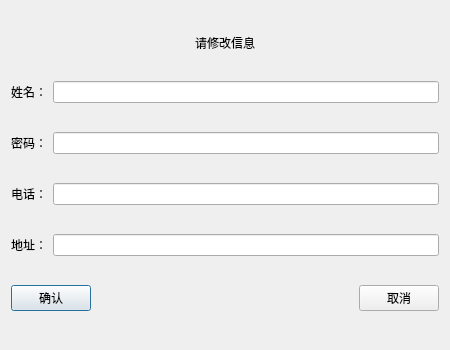
<?xml version="1.0" encoding="UTF-8"?>
<ui version="4.0">
 <class>usermassage</class>
 <widget class="QDialog" name="usermassage">
  <property name="geometry">
   <rect>
    <x>0</x>
    <y>0</y>
    <width>450</width>
    <height>350</height>
   </rect>
  </property>
  <property name="windowTitle">
   <string>修改信息</string>
  </property>
  <layout class="QVBoxLayout" name="verticalLayout">
   <item>
    <widget class="QLabel" name="label_2">
     <property name="sizePolicy">
      <sizepolicy hsizetype="Preferred" vsizetype="Fixed">
       <horstretch>0</horstretch>
       <verstretch>0</verstretch>
      </sizepolicy>
     </property>
     <property name="styleSheet">
      <string notr="true">font: 26pt &quot;Adobe Arabic&quot;;</string>
     </property>
     <property name="text">
      <string>请修改信息</string>
     </property>
     <property name="textFormat">
      <enum>Qt::PlainText</enum>
     </property>
     <property name="alignment">
      <set>Qt::AlignCenter</set>
     </property>
    </widget>
   </item>
   <item>
    <layout class="QHBoxLayout" name="horizontalLayout">
     <item>
      <widget class="QLabel" name="label">
       <property name="text">
        <string>姓名：</string>
       </property>
      </widget>
     </item>
     <item>
      <widget class="QLineEdit" name="le_Name"/>
     </item>
    </layout>
   </item>
   <item>
    <layout class="QHBoxLayout" name="horizontalLayout_5">
     <item>
      <widget class="QLabel" name="label_5">
       <property name="text">
        <string>密码：</string>
       </property>
      </widget>
     </item>
     <item>
      <widget class="QLineEdit" name="le_Password"/>
     </item>
    </layout>
   </item>
   <item>
    <layout class="QHBoxLayout" name="horizontalLayout_2">
     <item>
      <widget class="QLabel" name="label_3">
       <property name="text">
        <string>电话：</string>
       </property>
      </widget>
     </item>
     <item>
      <widget class="QLineEdit" name="le_Tel"/>
     </item>
    </layout>
   </item>
   <item>
    <layout class="QHBoxLayout" name="horizontalLayout_3">
     <item>
      <widget class="QLabel" name="label_4">
       <property name="text">
        <string>地址：</string>
       </property>
      </widget>
     </item>
     <item>
      <widget class="QLineEdit" name="le_Addr"/>
     </item>
    </layout>
   </item>
   <item>
    <layout class="QHBoxLayout" name="horizontalLayout_4">
     <item>
      <widget class="QPushButton" name="btn_ok">
       <property name="text">
        <string>确认</string>
       </property>
       <property name="default">
        <bool>true</bool>
       </property>
      </widget>
     </item>
     <item>
      <spacer name="horizontalSpacer">
       <property name="orientation">
        <enum>Qt::Horizontal</enum>
       </property>
       <property name="sizeHint" stdset="0">
        <size>
         <width>40</width>
         <height>20</height>
        </size>
       </property>
      </spacer>
     </item>
     <item>
      <widget class="QPushButton" name="btn_cancel">
       <property name="text">
        <string>取消</string>
       </property>
      </widget>
     </item>
    </layout>
   </item>
  </layout>
 </widget>
 <resources/>
 <connections/>
</ui>
